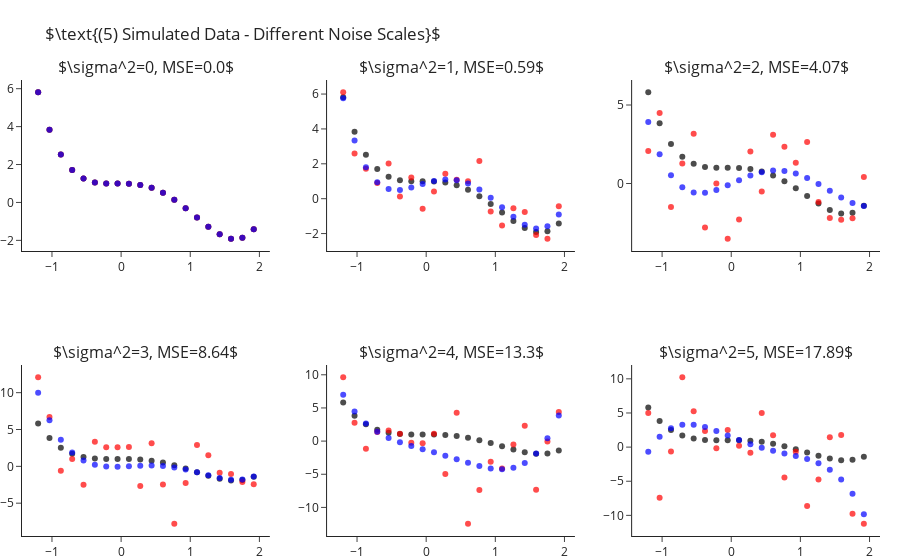

Notebook code for this chart:
### Markdown cell above
How is it that we are able to fit "better" models for $k$s larger than the true one? As we increase $k$ we enable the model
more "degrees of freedom" to try and adapt itself to the observed data. The higher $k$ the more the learner will "go after
the noise" and miss the real signal of the data. In other words, what we have just observed is what is known as **overfitting**.

Later in the course we will learn methods for detection and avoidance of overfitting.


## Fitting Polynomial Over Different Sample Noise Levels

Next, let us set $k=4$ (the true values) and study the outputted models when training over different noise levels. Though
we will only be changing the scale of the noise (i.e. the variance, $\sigma^2$), changing other properties such as its
distribution is interesting too. As we would expect, as we increase the scale of the noise our error increases. We can
observe this also in a visual manner, where the fitted polynomial (in blue) less and less resembles the actual model (in black).

### Code cell
scales = range(6)
fig = make_subplots(2, 3, subplot_titles=list(map(str, scales)))
for i, s in enumerate(scales):
    r,c = i//3+1, i%3+1
    
    y = y_ + np.random.normal(scale=s, size=len(y_))
    y_hat = make_pipeline(PolynomialFeatures(4), LinearRegression(fit_intercept=False)).fit(X, y).predict(X)

    fig.add_traces([go.Scatter(x=x, y=y_, mode="markers", name="Real Points",  marker=dict(color="black", opacity=.7), showlegend=False),
                    go.Scatter(x=x, y=y, mode="markers", name="Observed Points",  marker=dict(color="red", opacity=.7), showlegend=False),
                    go.Scatter(x=x, y=y_hat, mode="markers", name="Predicted Points",  marker=dict(color="blue", opacity=.7), showlegend=False)], rows=r, cols=c)
    fig["layout"]["annotations"][i]["text"] = rf"$\sigma^2={{0}}, MSE={{1}}$".format(s, round(np.mean((y-y_hat)**2), 2))

fig.update_layout(title=r"$\text{(5) Simulated Data - Different Noise Scales}$", margin=dict(t=80)).show()

### Figure 1 — Plotly figure (JSON) as saved in the notebook; plotly's stock layout.template omitted (floating-point values rounded to 4 significant figures)
{"data": [{"marker": {"color": "black", "opacity": 0.7}, "mode": "markers", "name": "Real Points", "showlegend": false, "type": "scatter", "x": [-1.2, -1.036, -0.8718, -0.7077, -0.5436, -0.3795, -0.2154, -0.05128, 0.1128, 0.2769, 0.441, 0.6051, 0.7692, 0.9333, 1.097, 1.262, 1.426, 1.59, 1.754, 1.918], "xaxis": "x", "y": [5.81, 3.838, 2.523, 1.709, 1.261, 1.058, 0.9989, 0.999, 0.9909, 0.9251, 0.769, 0.5078, 0.1439, -0.3028, -0.7951, -1.278, -1.68, -1.912, -1.866, -1.418], "yaxis": "y"}, {"marker": {"color": "red", "opacity": 0.7}, "mode": "markers", "name": "Observed Points", "showlegend": false, "type": "scatter", "x": [-1.2, -1.036, -0.8718, -0.7077, -0.5436, -0.3795, -0.2154, -0.05128, 0.1128, 0.2769, 0.441, 0.6051, 0.7692, 0.9333, 1.097, 1.262, 1.426, 1.59, 1.754, 1.918], "xaxis": "x", "y": [5.81, 3.838, 2.523, 1.709, 1.261, 1.058, 0.9989, 0.999, 0.9909, 0.9251, 0.769, 0.5078, 0.1439, -0.3028, -0.7951, -1.278, -1.68, -1.912, -1.866, -1.418], "yaxis": "y"}, {"marker": {"color": "blue", "opacity": 0.7}, "mode": "markers", "name": "Predicted Points", "showlegend": false, "type": "scatter", "x": [-1.2, -1.036, -0.8718, -0.7077, -0.5436, -0.3795, -0.2154, -0.05128, 0.1128, 0.2769, 0.441, 0.6051, 0.7692, 0.9333, 1.097, 1.262, 1.426, 1.59, 1.754, 1.918], "xaxis": "x", "y": [5.81, 3.838, 2.523, 1.709, 1.261, 1.058, 0.9989, 0.999, 0.9909, 0.9251, 0.769, 0.5078, 0.1439, -0.3028, -0.7951, -1.278, -1.68, -1.912, -1.866, -1.418], "yaxis": "y"}, {"marker": {"color": "black", "opacity": 0.7}, "mode": "markers", "name": "Real Points", "showlegend": false, "type": "scatter", "x": [-1.2, -1.036, -0.8718, -0.7077, -0.5436, -0.3795, -0.2154, -0.05128, 0.1128, 0.2769, 0.441, 0.6051, 0.7692, 0.9333, 1.097, 1.262, 1.426, 1.59, 1.754, 1.918], "xaxis": "x2", "y": [5.81, 3.838, 2.523, 1.709, 1.261, 1.058, 0.9989, 0.999, 0.9909, 0.9251, 0.769, 0.5078, 0.1439, -0.3028, -0.7951, -1.278, -1.68, -1.912, -1.866, -1.418], "yaxis": "y2"}, {"marker": {"color": "red", "opacity": 0.7}, "mode": "markers", "name": "Observed Points", "showlegend": false, "type": "scatter", "x": [-1.2, -1.036, -0.8718, -0.7077, -0.5436, -0.3795, -0.2154, -0.05128, 0.1128, 0.2769, 0.441, 0.6051, 0.7692, 0.9333, 1.097, 1.262, 1.426, 1.59, 1.754, 1.918], "xaxis": "x2", "y": [6.1, 2.587, 1.713, 0.9017, 2.021, 0.1195, 1.22, -0.5816, 0.4108, 1.423, 1.085, 0.9974, 2.156, -0.7305, -1.543, -0.5472, -0.7578, -2.077, -2.294, -0.439], "yaxis": "y2"}, {"marker": {"color": "blue", "opacity": 0.7}, "mode": "markers", "name": "Predicted Points", "showlegend": false, "type": "scatter", "x": [-1.2, -1.036, -0.8718, -0.7077, -0.5436, -0.3795, -0.2154, -0.05128, 0.1128, 0.2769, 0.441, 0.6051, 0.7692, 0.9333, 1.097, 1.262, 1.426, 1.59, 1.754, 1.918], "xaxis": "x2", "y": [5.757, 3.338, 1.802, 0.9375, 0.5593, 0.5049, 0.6358, 0.8368, 1.017, 1.107, 1.064, 0.868, 0.5207, 0.04936, -0.4957, -1.041, -1.488, -1.716, -1.58, -0.9124], "yaxis": "y2"}, {"marker": {"color": "black", "opacity": 0.7}, "mode": "markers", "name": "Real Points", "showlegend": false, "type": "scatter", "x": [-1.2, -1.036, -0.8718, -0.7077, -0.5436, -0.3795, -0.2154, -0.05128, 0.1128, 0.2769, 0.441, 0.6051, 0.7692, 0.9333, 1.097, 1.262, 1.426, 1.59, 1.754, 1.918], "xaxis": "x3", "y": [5.81, 3.838, 2.523, 1.709, 1.261, 1.058, 0.9989, 0.999, 0.9909, 0.9251, 0.769, 0.5078, 0.1439, -0.3028, -0.7951, -1.278, -1.68, -1.912, -1.866, -1.418], "yaxis": "y3"}, {"marker": {"color": "red", "opacity": 0.7}, "mode": "markers", "name": "Observed Points", "showlegend": false, "type": "scatter", "x": [-1.2, -1.036, -0.8718, -0.7077, -0.5436, -0.3795, -0.2154, -0.05128, 0.1128, 0.2769, 0.441, 0.6051, 0.7692, 0.9333, 1.097, 1.262, 1.426, 1.59, 1.754, 1.918], "xaxis": "x3", "y": [2.074, 4.497, -1.49, 1.276, 3.171, -2.796, 0.006247, -3.516, -2.285, 2.033, -0.5095, 3.113, 2.336, 1.32, 2.649, -1.178, -2.197, -2.304, -2.217, 0.4183], "yaxis": "y3"}, {"marker": {"color": "blue", "opacity": 0.7}, "mode": "markers", "name": "Predicted Points", "showlegend": false, "type": "scatter", "x": [-1.2, -1.036, -0.8718, -0.7077, -0.5436, -0.3795, -0.2154, -0.05128, 0.1128, 0.2769, 0.441, 0.6051, 0.7692, 0.9333, 1.097, 1.262, 1.426, 1.59, 1.754, 1.918], "xaxis": "x3", "y": [3.916, 1.856, 0.5213, -0.2421, -0.5717, -0.5906, -0.4064, -0.1124, 0.2135, 0.5083, 0.7238, 0.827, 0.7995, 0.6383, 0.355, -0.02357, -0.4558, -0.8851, -1.24, -1.434], "yaxis": "y3"}, {"marker": {"color": "black", "opacity": 0.7}, "mode": "markers", "name": "Real Points", "showlegend": false, "type": "scatter", "x": [-1.2, -1.036, -0.8718, -0.7077, -0.5436, -0.3795, -0.2154, -0.05128, 0.1128, 0.2769, 0.441, 0.6051, 0.7692, 0.9333, 1.097, 1.262, 1.426, 1.59, 1.754, 1.918], "xaxis": "x4", "y": [5.81, 3.838, 2.523, 1.709, 1.261, 1.058, 0.9989, 0.999, 0.9909, 0.9251, 0.769, 0.5078, 0.1439, -0.3028, -0.7951, -1.278, -1.68, -1.912, -1.866, -1.418], "yaxis": "y4"}, {"marker": {"color": "red", "opacity": 0.7}, "mode": "markers", "name": "Observed Points", "showlegend": false, "type": "scatter", "x": [-1.2, -1.036, -0.8718, -0.7077, -0.5436, -0.3795, -0.2154, -0.05128, 0.1128, 0.2769, 0.441, 0.6051, 0.7692, 0.9333, 1.097, 1.262, 1.426, 1.59, 1.754, 1.918], "xaxis": "x4", "y": [12.09, 6.704, -0.5944, 0.9979, -2.503, 3.35, 2.601, 2.594, 2.613, -2.668, 3.13, -2.467, -7.785, -2.257, 2.883, 1.515, -0.8701, -1.053, -2.134, -2.434], "yaxis": "y4"}, {"marker": {"color": "blue", "opacity": 0.7}, "mode": "markers", "name": "Predicted Points", "showlegend": false, "type": "scatter", "x": [-1.2, -1.036, -0.8718, -0.7077, -0.5436, -0.3795, -0.2154, -0.05128, 0.1128, 0.2769, 0.441, 0.6051, 0.7692, 0.9333, 1.097, 1.262, 1.426, 1.59, 1.754, 1.918], "xaxis": "x4", "y": [9.977, 6.251, 3.624, 1.87, 0.7913, 0.2084, -0.03334, -0.06639, -0.0004213, 0.07758, 0.1034, 0.03542, -0.1451, -0.4343, -0.8056, -1.21, -1.574, -1.805, -1.784, -1.371], "yaxis": "y4"}, {"marker": {"color": "black", "opacity": 0.7}, "mode": "markers", "name": "Real Points", "showlegend": false, "type": "scatter", "x": [-1.2, -1.036, -0.8718, -0.7077, -0.5436, -0.3795, -0.2154, -0.05128, 0.1128, 0.2769, 0.441, 0.6051, 0.7692, 0.9333, 1.097, 1.262, 1.426, 1.59, 1.754, 1.918], "xaxis": "x5", "y": [5.81, 3.838, 2.523, 1.709, 1.261, 1.058, 0.9989, 0.999, 0.9909, 0.9251, 0.769, 0.5078, 0.1439, -0.3028, -0.7951, -1.278, -1.68, -1.912, -1.866, -1.418], "yaxis": "y5"}, {"marker": {"color": "red", "opacity": 0.7}, "mode": "markers", "name": "Observed Points", "showlegend": false, "type": "scatter", "x": [-1.2, -1.036, -0.8718, -0.7077, -0.5436, -0.3795, -0.2154, -0.05128, 0.1128, 0.2769, 0.441, 0.6051, 0.7692, 0.9333, 1.097, 1.262, 1.426, 1.59, 1.754, 1.918], "xaxis": "x5", "y": [9.621, 2.769, -1.151, 1.358, 1.614, 1.1, -0.2612, -0.3068, 1.126, -4.974, 4.273, -12.46, -7.384, -3.109, -4.135, -0.5078, 2.312, -7.331, -0.07019, 4.392], "yaxis": "y5"}, {"marker": {"color": "blue", "opacity": 0.7}, "mode": "markers", "name": "Predicted Points", "showlegend": false, "type": "scatter", "x": [-1.2, -1.036, -0.8718, -0.7077, -0.5436, -0.3795, -0.2154, -0.05128, 0.1128, 0.2769, 0.441, 0.6051, 0.7692, 0.9333, 1.097, 1.262, 1.426, 1.59, 1.754, 1.918], "xaxis": "x5", "y": [6.976, 4.47, 2.669, 1.392, 0.4814, -0.1912, -0.7306, -1.215, -1.697, -2.205, -2.738, -3.272, -3.758, -4.118, -4.251, -4.03, -3.301, -1.884, 0.4245, 3.856], "yaxis": "y5"}, {"marker": {"color": "black", "opacity": 0.7}, "mode": "markers", "name": "Real Points", "showlegend": false, "type": "scatter", "x": [-1.2, -1.036, -0.8718, -0.7077, -0.5436, -0.3795, -0.2154, -0.05128, 0.1128, 0.2769, 0.441, 0.6051, 0.7692, 0.9333, 1.097, 1.262, 1.426, 1.59, 1.754, 1.918], "xaxis": "x6", "y": [5.81, 3.838, 2.523, 1.709, 1.261, 1.058, 0.9989, 0.999, 0.9909, 0.9251, 0.769, 0.5078, 0.1439, -0.3028, -0.7951, -1.278, -1.68, -1.912, -1.866, -1.418], "yaxis": "y6"}, {"marker": {"color": "red", "opacity": 0.7}, "mode": "markers", "name": "Observed Points", "showlegend": false, "type": "scatter", "x": [-1.2, -1.036, -0.8718, -0.7077, -0.5436, -0.3795, -0.2154, -0.05128, 0.1128, 0.2769, 0.441, 0.6051, 0.7692, 0.9333, 1.097, 1.262, 1.426, 1.59, 1.754, 1.918], "xaxis": "x6", "y": [4.982, -7.417, -0.6363, 10.23, 5.238, 2.347, -0.1813, 2.515, 0.2001, -0.8248, 5.006, 1.719, -4.444, -0.6954, -8.62, -4.757, 1.441, 1.779, -9.776, -11.22], "yaxis": "y6"}, {"marker": {"color": "blue", "opacity": 0.7}, "mode": "markers", "name": "Predicted Points", "showlegend": false, "type": "scatter", "x": [-1.2, -1.036, -0.8718, -0.7077, -0.5436, -0.3795, -0.2154, -0.05128, 0.1128, 0.2769, 0.441, 0.6051, 0.7692, 0.9333, 1.097, 1.262, 1.426, 1.59, 1.754, 1.918], "xaxis": "x6", "y": [-0.6935, 1.51, 2.761, 3.286, 3.285, 2.931, 2.366, 1.707, 1.041, 0.4265, -0.104, -0.5477, -0.9293, -1.302, -1.746, -2.371, -3.314, -4.74, -6.842, -9.842], "yaxis": "y6"}], "layout": {"annotations": [{"font": {"size": 16}, "showarrow": false, "text": "$\\sigma^2=0, MSE=0.0$", "x": 0.1444, "xanchor": "center", "xref": "paper", "y": 1, "yanchor": "bottom", "yref": "paper"}, {"font": {"size": 16}, "showarrow": false, "text": "$\\sigma^2=1, MSE=0.59$", "x": 0.5, "xanchor": "center", "xref": "paper", "y": 1, "yanchor": "bottom", "yref": "paper"}, {"font": {"size": 16}, "showarrow": false, "text": "$\\sigma^2=2, MSE=4.07$", "x": 0.8556, "xanchor": "center", "xref": "paper", "y": 1, "yanchor": "bottom", "yref": "paper"}, {"font": {"size": 16}, "showarrow": false, "text": "$\\sigma^2=3, MSE=8.64$", "x": 0.1444, "xanchor": "center", "xref": "paper", "y": 0.375, "yanchor": "bottom", "yref": "paper"}, {"font": {"size": 16}, "showarrow": false, "text": "$\\sigma^2=4, MSE=13.3$", "x": 0.5, "xanchor": "center", "xref": "paper", "y": 0.375, "yanchor": "bottom", "yref": "paper"}, {"font": {"size": 16}, "showarrow": false, "text": "$\\sigma^2=5, MSE=17.89$", "x": 0.8556, "xanchor": "center", "xref": "paper", "y": 0.375, "yanchor": "bottom", "yref": "paper"}], "margin": {"t": 80}, "title": {"text": "$\\text{(5) Simulated Data - Different Noise Scales}$"}, "xaxis": {"anchor": "y", "domain": [0, 0.2889]}, "xaxis2": {"anchor": "y2", "domain": [0.3556, 0.6444]}, "xaxis3": {"anchor": "y3", "domain": [0.7111, 1]}, "xaxis4": {"anchor": "y4", "domain": [0, 0.2889]}, "xaxis5": {"anchor": "y5", "domain": [0.3556, 0.6444]}, "xaxis6": {"anchor": "y6", "domain": [0.7111, 1]}, "yaxis": {"anchor": "x", "domain": [0.625, 1]}, "yaxis2": {"anchor": "x2", "domain": [0.625, 1]}, "yaxis3": {"anchor": "x3", "domain": [0.625, 1]}, "yaxis4": {"anchor": "x4", "domain": [0, 0.375]}, "yaxis5": {"anchor": "x5", "domain": [0, 0.375]}, "yaxis6": {"anchor": "x6", "domain": [0, 0.375]}}}
